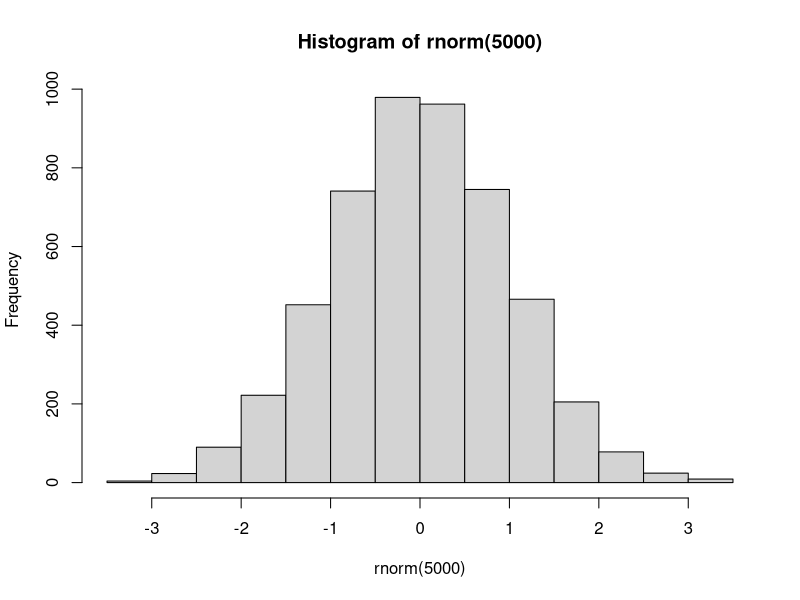

The R script that drew this image:
## #############################################################################
## basic math operations
## #############################################################################

1 + 3
3*2
3^2

## constants

pi
"pi"
'pi'
letters
LETTERS

str(letters)
letters[1]

month.name
month.abb

## how to get help
?pi
apropos('month')

## variables

x = 4
x <- 4
x

x/2
x^2

## TODO compute the square root of 4
x^0.5
sqrt(x)

## #############################################################################
## functions
## #############################################################################

sqrt(x)
sqrt(x = x)
x = sin(pi / 2)

## random numbers from uniform distribution (and NOT "run if")

set.seed(123)
runif(2)
help(runif)

set.seed(123)
runif(2)

set.seed(123)
runif(2)

set.seed(123)
runif(2)

set.seed(123)
runif(2)

round(runif(2))

set.seed(123)
runif(2)
set.seed(123)
round(runif(2))
round(runif(2), 1)
help(round)
help(rnorm)
hist(rnorm(5000))
cumsum(rnorm(1000))

## define custom functions
f <- function(x) 2 * x + 1
f(5)
f(pi)

